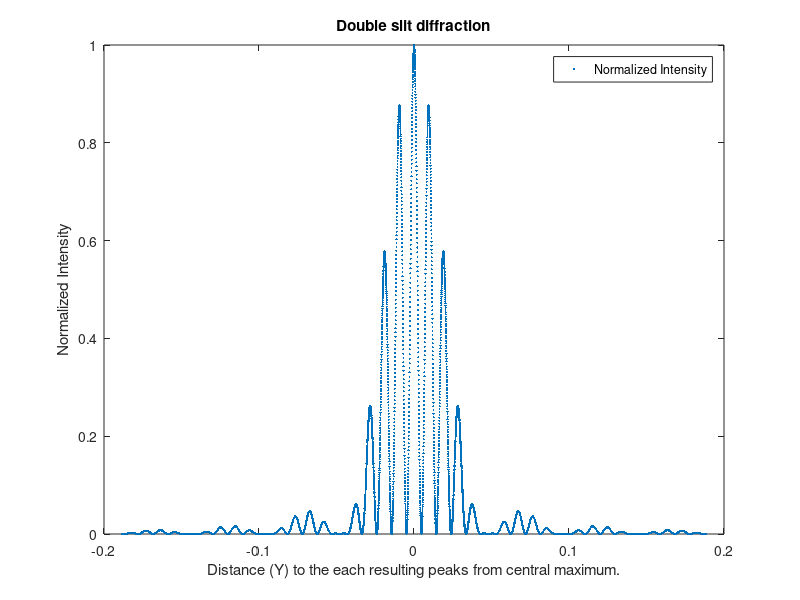
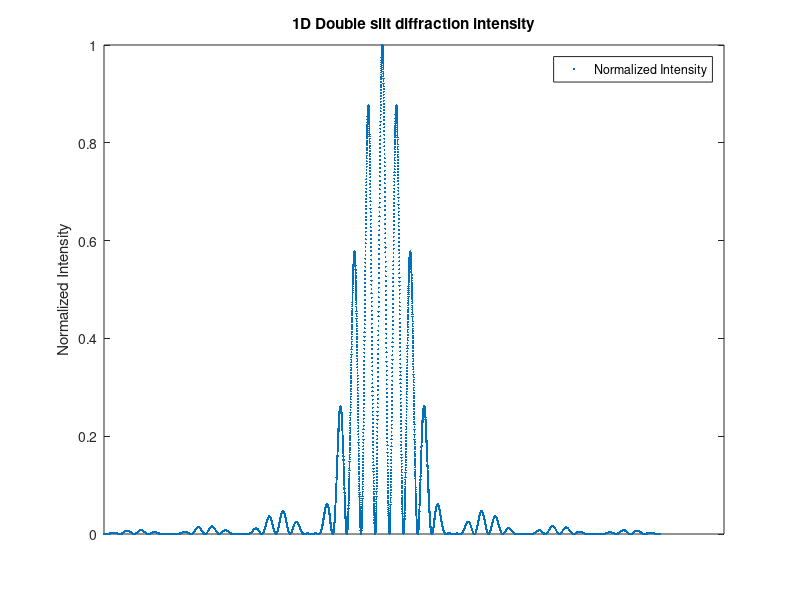

MATLAB code for these plots, in order:
clear all; clc

a = 30*1e-6;      %Slit width.
b = 0.15*1e-3;    %Distance between two slits.
w = 480*1e-9;     %Wavelength of the light ray.
d = 3;            %Distance from the slit to the screen.
Q = pi/50;        %Angle to the furthest away point from the central maximum.

Qall = -Q:1e-5:Q;         %Setting parameters for each incident wave.
Y = d*tan(Qall);          %Distance (Y) to the each resulting peaks (or any point) from central maximum.

B = pi*a*sin(Qall)/w;     %BETA
D = pi*b*sin(Qall)/w;     %Delta

I1 = cos(D).^2;       %Sourse intensity 
I2 = (sin(B)./B).^2;  %Single slit Diffraction intensity
I = I1.*I2;           %Effecting normalized intensity

%For 2D plot.
figure;
plot(Y,I,'.', 'MarkerSize', 5);
title('Double slit diffraction');
legend('Normalized Intensity')
xlabel('Distance (Y) to the each resulting peaks from central maximum.');
ylabel('Normalized Intensity');

%For 1D plot.
figure;
plot(I,'.', 'MarkerSize', 5);                         
title('1D Double slit diffraction intensity');
set(gca,'xtick',[]);
legend('Normalized Intensity')
ylabel('Normalized Intensity');